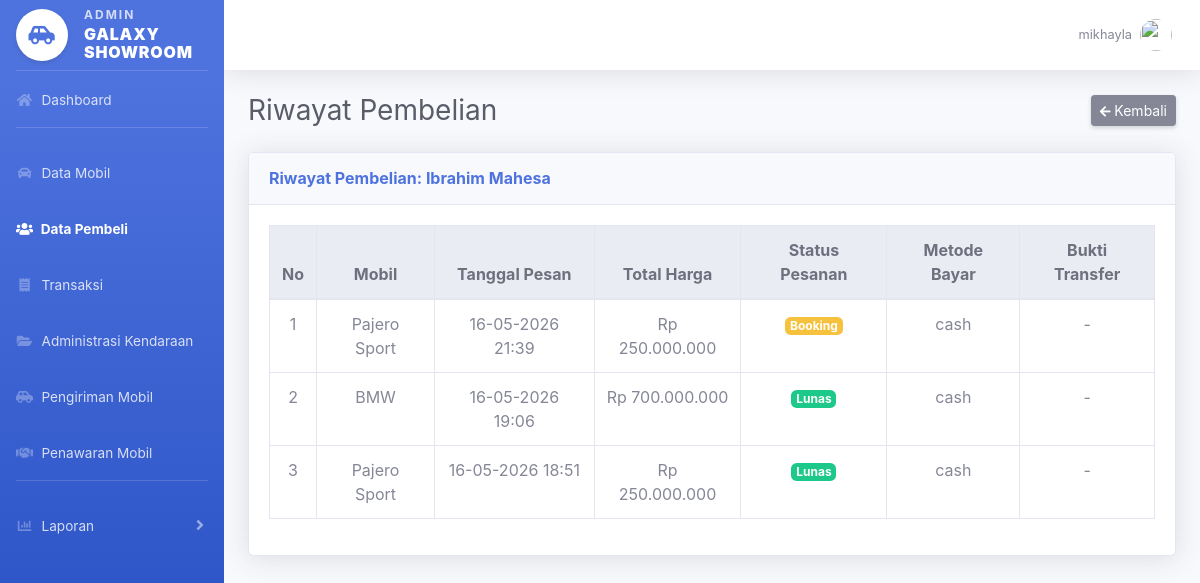
/admin/riwayat_pembelian.php?id=8 (signed in), run on the app's committed database.
### tables this page shows
CREATE TABLE `pembeli` (
  `id_pembeli` int(11) NOT NULL,
  `id_user` int(11) DEFAULT NULL,
  `nama` varchar(100) DEFAULT NULL,
  `alamat` text DEFAULT NULL,
  `no_hp` varchar(15) DEFAULT NULL,
  `foto` varchar(255) DEFAULT NULL
);

CREATE TABLE `pemesanan` (
  `id_pemesanan` int(11) NOT NULL,
  `id_pembeli` int(11) DEFAULT NULL,
  `id_mobil` int(11) DEFAULT NULL,
  `tanggal_pesan` datetime DEFAULT NULL,
  `total_harga` decimal(15,2) DEFAULT NULL,
  `status` enum('booking','dp','lunas','batal') DEFAULT NULL
);

CREATE TABLE `mobil` (
  `id_mobil` int(11) NOT NULL,
  `id_penjual` int(11) DEFAULT NULL,
  `nama_mobil` varchar(100) DEFAULT NULL,
  `harga` decimal(15,2) DEFAULT NULL,
  `stok` int(11) DEFAULT NULL,
  `status` enum('tersedia','dipesan','terjual') DEFAULT NULL,
  `deskripsi` text NOT NULL,
  `tahun` year(4) NOT NULL,
  `foto` varchar(255) NOT NULL
);

### admin/riwayat_pembelian.php (the view, shortened to what this page needs)
<?php
include "../config/koneksi.php";
$id = $_GET['id'] ?? null;
$id = mysqli_real_escape_string($koneksi, $id);
$pembeli = mysqli_query($koneksi,
"SELECT * FROM pembeli WHERE id_pembeli='$id'");
$dataPembeli = mysqli_fetch_assoc($pembeli);
$query = mysqli_query($koneksi,
"SELECT
    p.id_pemesanan,
    p.tanggal_pesan,
    p.total_harga,
    p.status AS status_pemesanan,
    m.nama_mobil,
    py.metode_bayar,
    py.jumlah,
    py.status AS status_pembayaran,
    py.bukti_pembayaran
FROM pemesanan p
JOIN mobil m ON p.id_mobil = m.id_mobil
LEFT JOIN pembayaran py ON p.id_pemesanan = py.id_pemesanan
WHERE p.id_pembeli='$id'
ORDER BY p.id_pemesanan DESC");
?>
<!DOCTYPE html>
<html lang="id">
<head>
    <link href="../assets/vendor/fontawesome-free/css/all.min.css" rel="stylesheet">
    <link href="../assets/css/sb-admin-2.min.css" rel="stylesheet">
</head>
<body id="page-top">
<div id="wrapper">
    <?php include "../includes/sidebar_admin.php"; ?>
    <div id="content-wrapper" class="d-flex flex-column">
        <div id="content">
            <?php
            include "../includes/topbar.php";
            ?>
            <div class="container-fluid">
                <div class="d-sm-flex align-items-center justify-content-between mb-4">
                    <h1 class="h3 mb-0 text-gray-800">Riwayat Pembelian</h1>
                    <a href="data_pembeli_admin.php" class="btn btn-sm btn-secondary shadow-sm">
                        <i class="fas fa-arrow-left fa-sm"></i> Kembali
                    </a>
                </div>
                <div class="card shadow mb-4">
                    <div class="card-header py-3">
                        <h6 class="m-0 font-weight-bold text-primary">
                            Riwayat Pembelian: <?= htmlspecialchars($dataPembeli['nama']); ?>
                        </h6>
                    </div>
                    <div class="card-body">
                        <?php if(mysqli_num_rows($query) > 0){ ?>
                        <div class="table-responsive">
                            <table class="table table-bordered table-hover text-center" width="100%" cellspacing="0">
                                <thead class="thead-light">
                                    <tr>
                                        <th>No</th>
                                        <th>Mobil</th>
                                        <th>Tanggal Pesan</th>
                                        <th>Total Harga</th>
                                        <th>Status Pesanan</th>
                                        <th>Metode Bayar</th>
                                        <th>Bukti Transfer</th>
                                    </tr>
                                </thead>
                                <tbody>
                                    <?php
                                    $no = 1;
                                    while($row = mysqli_fetch_assoc($query)){
                                        $statusPesanan = $row['status_pemesanan'];
                                        if($statusPesanan == "lunas"){
                                            $badgePesanan = "success";
                                        } elseif($statusPesanan == "booking"){
                                            $badgePesanan = "warning";
                                        } elseif($statusPesanan == "dp"){
                                            $badgePesanan = "info";
                                        } elseif($statusPesanan == "batal"){
                                            $badgePesanan = "danger";
                                        } else {
                                            $badgePesanan = "secondary";
                                        }
                                    ?>
                                    <tr>
                                        <td><?= $no++; ?></td>
                                        <td><?= htmlspecialchars($row['nama_mobil']); ?></td>
                                        <td>
                                            <?= date('d-m-Y H:i', strtotime($row['tanggal_pesan'])); ?>
                                        </td>
                                        <td>
                                            Rp <?= number_format($row['total_harga'], 0, ',', '.'); ?>
                                        </td>
                                        <td>
                                            <span class="badge badge-<?= $badgePesanan; ?>">
                                                <?= ucfirst($statusPesanan); ?>
                                            </span>
                                        </td>
                                        <td>
                                            <?php if(!empty($row['metode_bayar'])){ ?>
                                                <?= ucfirst($row['metode_bayar']); ?>
                                            <?php } else { ?>
                                                cash
                                            <?php } ?>
                                        </td>
                                        <td>
                                            <?php if($row['metode_bayar'] == "transfer"){ ?>
                                                <?php if(!empty($row['bukti_pembayaran'])){ ?>
                                                    <a href="../uploads/<?= htmlspecialchars($row['bukti_pembayaran']); ?>"
                                                    target="_blank"
                                                    class="btn btn-sm btn-primary">
                                                        <i class="fas fa-eye"></i> Lihat
                                                    </a>
                                                <?php } else { ?>
                                                    <span class="text-danger">Belum Upload</span>
                                                <?php } ?>
                                            <?php } else { ?>
                                                -
                                            <?php } ?>
                                        </td>
                                    </tr>
                                    <?php } ?>
                                </tbody>
                            </table>
                        </div>
                        <?php } ?>
                    </div>
                </div>
            </div>
        </div>
    </div>
</div>
</body>
</html>

### data on the page
pembeli: nama "Ibrahim Mahesa"
pemesanan: id_mobil.nama_mobil "Pajero Sport", tanggal_pesan "16-05-2026 21:39", total_harga "250.000.000", status "Booking"
pemesanan: id_mobil.nama_mobil "BMW", tanggal_pesan "16-05-2026 19:06", total_harga "700.000.000", status "Lunas"
pemesanan: id_mobil.nama_mobil "Pajero Sport", tanggal_pesan "16-05-2026 18:51", total_harga "250.000.000", status "Lunas"

### other printed values
$username "mikhayla"
